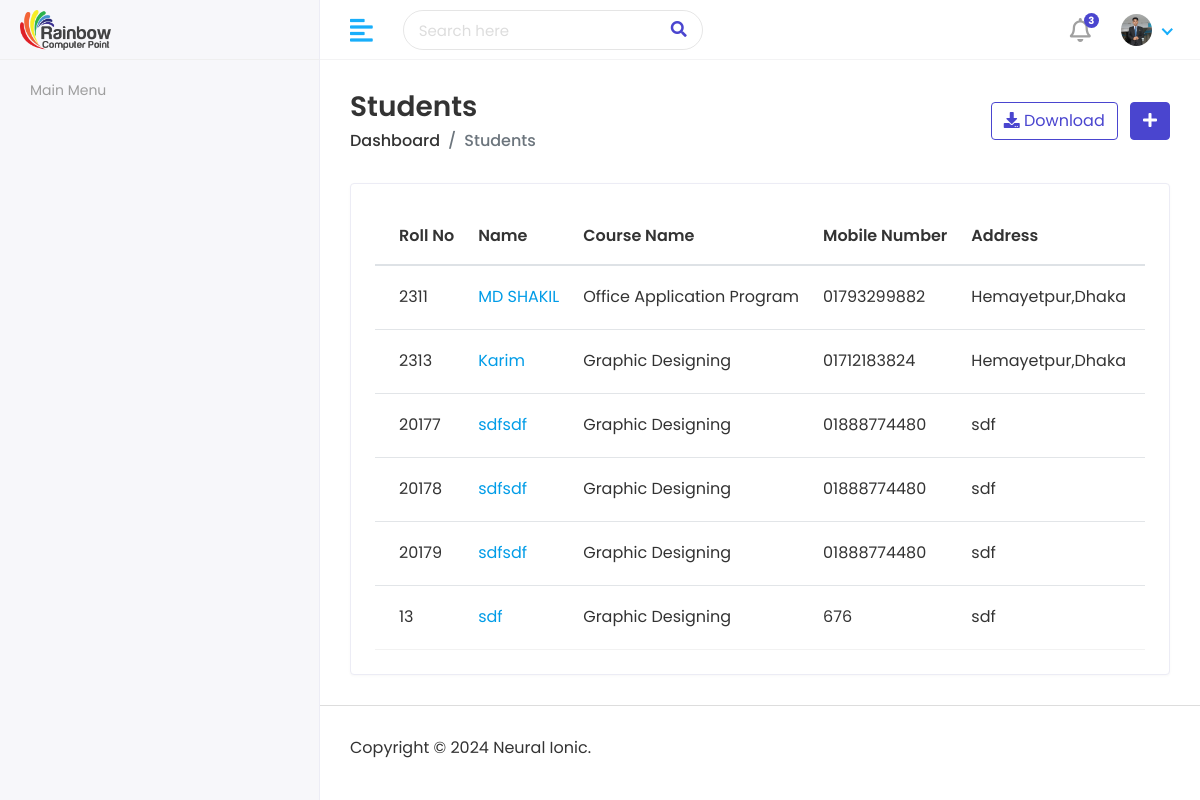
Before: /studentList/ with the older database file.
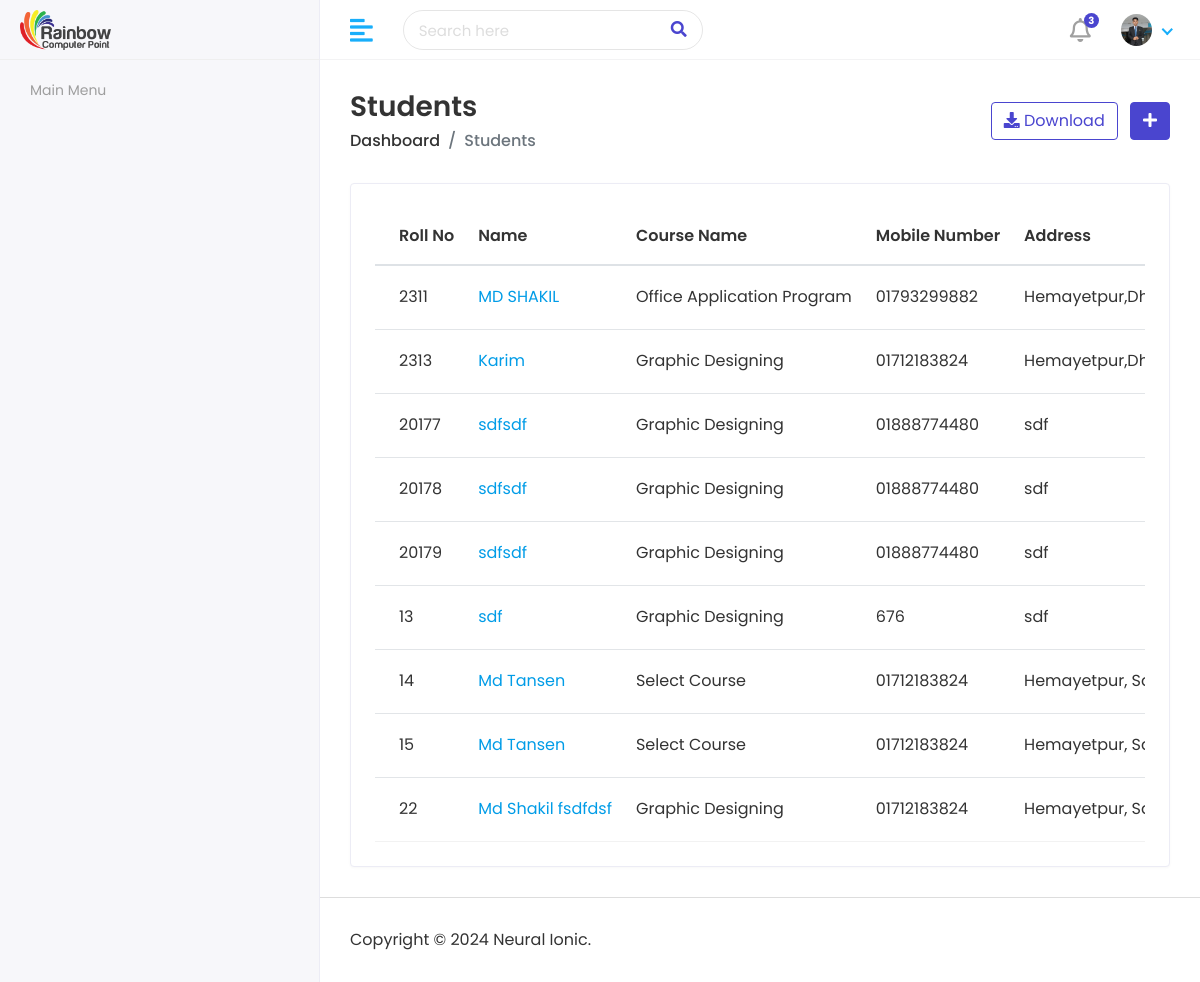
After: the same page with the newer database file.
### RainbowApp/models.py (models this page shows)
class StudentInfoModel(models.Model):
    user = models.OneToOneField(CustomUserModel, on_delete =models.CASCADE,related_name='studentuser')
    StudentName = models.CharField(max_length=100)
    FatherName = models.CharField(max_length=100)
    MotherName = models.CharField(max_length=100)
    GENDER = [
        ('Male','Male'),
        ('Female','Female'),
    ]
    Gender = models.CharField(choices=GENDER,max_length=100)
    DOB = models.DateField()
    Religion = models.CharField(max_length=100)
    Mobile = models.CharField(max_length=100)
    EmergencyMobile = models.CharField(max_length=100)
    StudentPhoto = models.ImageField(upload_to='static/pendingstudent/')
    PresentAddress = models.CharField(max_length=100)
    PermanentAddress = models.CharField(max_length=100)
    RollNo = models.CharField(max_length=100)
    CourseName = models.CharField(max_length=100)
    BatchNo = models.CharField(max_length=100)
    Batchschedule = models.CharField(max_length=100)
    SECTION = [
        ('A','A'),
        ('B','B'),
        ('C','C'),
    ]
    Section = models.CharField(max_length=100)
    CourseFee = models.CharField(max_length=100)
    Payment = models.CharField(max_length=100)
    Due = models.CharField(max_length=100)
    AdmissionDate = models.DateField(auto_now_add=True)
    LastModified = models.DateField(auto_now=True)

### RainbowProject/studentviews.py (the view)
# urls.py: path('studentList/',studentList, name='studentList'),
def studentList(request):
    studentinfo = StudentInfoModel.objects.all()
    context = {
        'studentinfo':studentinfo,
    }
    return render(request,'students/studentlist.html',context)

### template/students/studentlist.html (shortened to what this page needs)
{% extends 'adminmaster/adminmaster.html' %}
{% block admincontent %}
{% load static %}
<div class="content container-fluid">
    <div class="page-header">
       <div class="row align-items-center">
          <div class="col">
             <h3 class="page-title">Students</h3>
             <ul class="breadcrumb">
                <li class="breadcrumb-item"><a href="{% url 'adminDashboard' %}">Dashboard</a></li>
                <li class="breadcrumb-item active">Students</li>
             </ul>
          </div>
          <div class="col-auto text-right float-right ml-auto">
             <a href="#" class="btn btn-outline-primary mr-2"><i class="fas fa-download"></i> Download</a>
             <a href="{% url 'addStudentPage' %}" class="btn btn-primary"><i class="fas fa-plus"></i></a>
          </div>
       </div>
    </div>
    <div class="row">
       <div class="col-sm-12">
          <div class="card card-table">
             <div class="card-body">
                <div class="table-responsive">
                   <table class="table table-hover table-center mb-0 datatable">
                      <thead>
                         <tr>
                            <th>Roll No</th>
                            <th>Name</th>
                            <th>Course Name</th>
                            <th>Mobile Number</th>
                            <th>Address</th>
                            <th>Admission Date</th>
                         </tr>
                      </thead>
                      <tbody>
                        {% for i in studentinfo %}
                        <tr>
                           <td>{{i.RollNo}}</td>
                           <td>
                                 <a href="">{{i.StudentName}}</a>
                           </td>
                           <td>{{i.CourseName}}</td>
                           <td>{{i.Mobile}}</td>
                           <td>{{i.PresentAddress}}</td>
                           <td>{{i.AdmissionDate}}</td>
                        </tr>
                        {% endfor %}
                      </tbody>
                   </table>
                </div>
             </div>
          </div>
       </div>
    </div>
 </div>
{% endblock admincontent %}

Changed rows visible on the page:
added StudentInfoModel: RollNo "14", StudentName "Md Tansen", CourseName "Select Course", Mobile "01712183824", PresentAddress "Hemayetpur,…"
added StudentInfoModel: RollNo "15", StudentName "Md Tansen", CourseName "Select Course", Mobile "01712183824", PresentAddress "Hemayetpur,…"
added StudentInfoModel: RollNo "22", StudentName "Md Shakil fsdfdsf", CourseName "Graphic Designing", Mobile "01712183824", PresentAddress "Hemayetpur,…"
